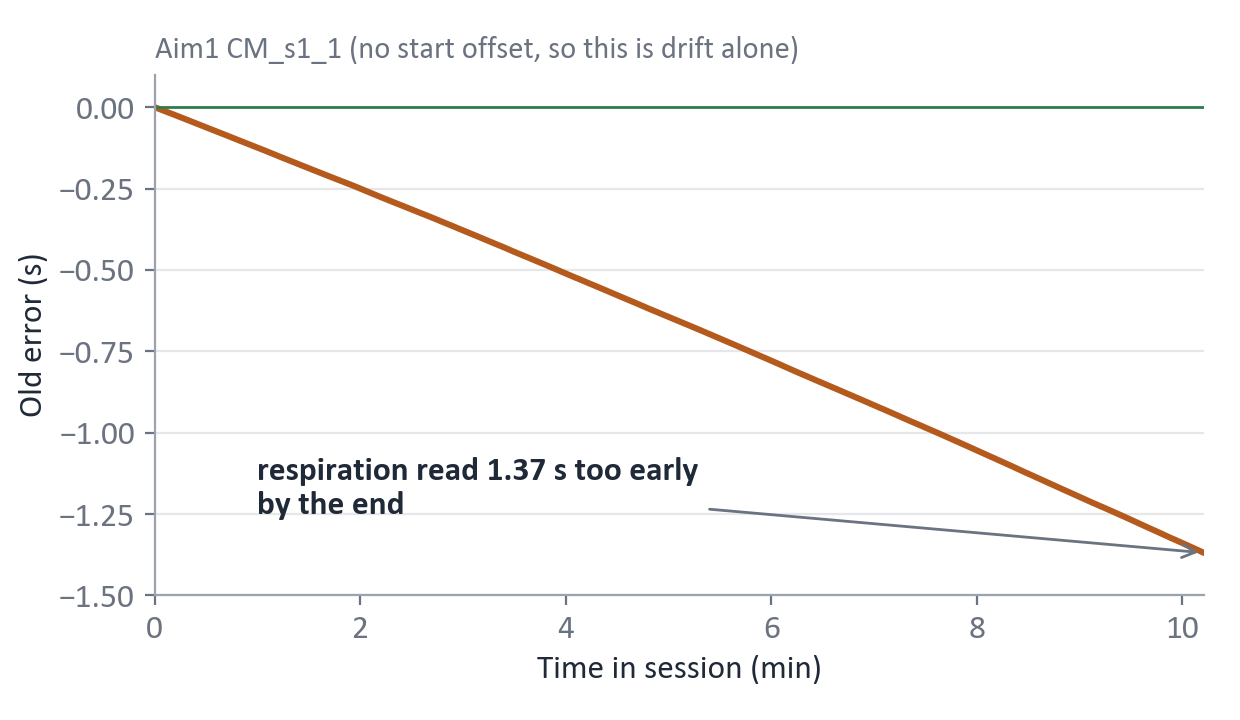

This chart was generated by the following Python code:
import os, glob, numpy as np, matplotlib
matplotlib.use("Agg")
import matplotlib.pyplot as plt
HERE = os.path.dirname(os.path.abspath(__file__))
INK, MUTED, OLD = "#1F2937", "#6B7280", "#B45A1C"
plt.rcParams.update({"font.family": "Calibri", "font.size": 12, "axes.edgecolor": "#9CA3AF", "axes.labelcolor": INK, "xtick.color": MUTED, "ytick.color": MUTED})
def load(p, dt):
    raw = open(p, "rb").read(); i = raw.find(b"<End settings>") + len(b"<End settings>")
    while raw[i:i + 1] in (b"\n", b"\r"): i += 1
    return np.frombuffer(raw[i:], dt)
S = r"C:\Users\thoma\UFL Dropbox\Thomas Heeps\Padilla-Coreano Lab\2025\ECG_cohort1\Aim1\AIM1\Day1_new\CM interactions\Baseline cagemate interactions\CM_s1_1_d1_2_20250623_111352.rec"
ts = load(glob.glob(os.path.join(S, "*merged.analog", "*timestamps.dat"))[0], np.uint32).astype(np.int64)
label_t = np.arange(ts.size) / 20000.0           # old: time label = sample number / 20000
true_t = (ts - ts[0]) / 20000.0                   # true Trodes time of that sample
err = true_t - label_t                            # respiration read at label t comes from true time t+err
fig, ax = plt.subplots(figsize=(6.2, 3.6), dpi=200)
ax.plot(label_t[::2000] / 60, err[::2000], color=OLD, lw=2.2)
ax.axhline(0, color="#2E7D4F", lw=1)
ax.set_xlabel("Time in session (min)", fontsize=12); ax.set_ylabel("Old error (s)", fontsize=12)
ax.set_xlim(0, label_t[-1] / 60); ax.set_ylim(-1.5, 0.1)
ax.grid(axis="y", color="#E5E7EB", lw=0.8); ax.set_axisbelow(True)
for sp in ("top", "right"): ax.spines[sp].set_visible(False)
ax.annotate(f"respiration read {abs(err[-1]):.2f} s too early\nby the end", xy=(label_t[-1] / 60, err[-1]), xytext=(1.0, -1.25),
            fontsize=12, fontweight="bold", color=INK, arrowprops=dict(arrowstyle="->", color=MUTED))
ax.set_title("Aim1 CM_s1_1 (no start offset, so this is drift alone)", loc="left", fontsize=11, color=MUTED)
fig.tight_layout(); fig.savefig(os.path.join(HERE, "drift2.png"), facecolor="white")
print("end err", err[-1])
